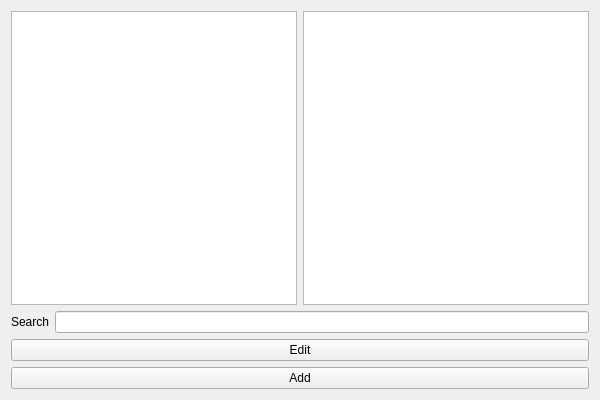
<?xml version="1.0" encoding="UTF-8"?>
<ui version="4.0">
 <class>GUIClass</class>
 <widget class="QWidget" name="GUIClass">
  <property name="geometry">
   <rect>
    <x>0</x>
    <y>0</y>
    <width>600</width>
    <height>400</height>
   </rect>
  </property>
  <property name="windowTitle">
   <string>GUI</string>
  </property>
  <layout class="QVBoxLayout" name="verticalLayout">
   <item>
    <layout class="QHBoxLayout" name="horizontalLayout">
     <item>
      <widget class="QListWidget" name="myStudentsList"/>
     </item>
     <item>
      <widget class="QListWidget" name="allStudentsList"/>
     </item>
    </layout>
   </item>
   <item>
    <layout class="QFormLayout" name="formLayout">
     <item row="0" column="0">
      <widget class="QLabel" name="label">
       <property name="text">
        <string>Search</string>
       </property>
      </widget>
     </item>
     <item row="0" column="1">
      <widget class="QLineEdit" name="searchEdit"/>
     </item>
    </layout>
   </item>
   <item>
    <widget class="QPushButton" name="editButton">
     <property name="text">
      <string>Edit</string>
     </property>
    </widget>
   </item>
   <item>
    <widget class="QPushButton" name="addStudent">
     <property name="text">
      <string>Add</string>
     </property>
    </widget>
   </item>
  </layout>
 </widget>
 <layoutdefault spacing="6" margin="11"/>
 <resources>
  <include location="GUI.qrc"/>
 </resources>
 <connections/>
</ui>
